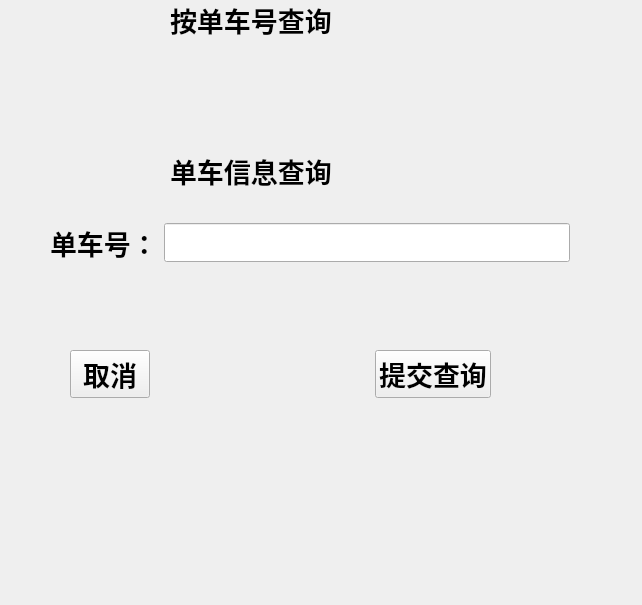
<?xml version="1.0" encoding="UTF-8"?>
<ui version="4.0">
 <class>Form</class>
 <widget class="QWidget" name="Form">
  <property name="geometry">
   <rect>
    <x>0</x>
    <y>0</y>
    <width>642</width>
    <height>605</height>
   </rect>
  </property>
  <property name="windowTitle">
   <string>Form</string>
  </property>
  <widget class="QWidget" name="layoutWidget">
   <property name="geometry">
    <rect>
     <x>50</x>
     <y>220</y>
     <width>520</width>
     <height>46</height>
    </rect>
   </property>
   <layout class="QHBoxLayout" name="horizontalLayout">
    <item>
     <widget class="QLabel" name="label_2">
      <property name="font">
       <font>
        <family>Arial</family>
        <pointsize>20</pointsize>
        <weight>75</weight>
        <bold>true</bold>
       </font>
      </property>
      <property name="text">
       <string>单车号：</string>
      </property>
     </widget>
    </item>
    <item>
     <widget class="QLineEdit" name="lineEdit">
      <property name="font">
       <font>
        <family>Arial</family>
        <pointsize>20</pointsize>
        <weight>75</weight>
        <bold>true</bold>
       </font>
      </property>
      <property name="maxLength">
       <number>20</number>
      </property>
     </widget>
    </item>
   </layout>
  </widget>
  <widget class="QWidget" name="layoutWidget">
   <property name="geometry">
    <rect>
     <x>170</x>
     <y>0</y>
     <width>240</width>
     <height>191</height>
    </rect>
   </property>
   <layout class="QVBoxLayout" name="verticalLayout">
    <item>
     <widget class="QLabel" name="label">
      <property name="font">
       <font>
        <family>Arial</family>
        <pointsize>20</pointsize>
        <weight>75</weight>
        <bold>true</bold>
       </font>
      </property>
      <property name="text">
       <string>按单车号查询</string>
      </property>
     </widget>
    </item>
    <item>
     <spacer name="verticalSpacer">
      <property name="orientation">
       <enum>Qt::Vertical</enum>
      </property>
      <property name="sizeHint" stdset="0">
       <size>
        <width>20</width>
        <height>40</height>
       </size>
      </property>
     </spacer>
    </item>
    <item>
     <widget class="QLabel" name="label_3">
      <property name="font">
       <font>
        <family>Arial</family>
        <pointsize>20</pointsize>
        <weight>75</weight>
        <bold>true</bold>
       </font>
      </property>
      <property name="text">
       <string>单车信息查询</string>
      </property>
     </widget>
    </item>
   </layout>
  </widget>
  <widget class="QWidget" name="layoutWidget">
   <property name="geometry">
    <rect>
     <x>70</x>
     <y>350</y>
     <width>421</width>
     <height>49</height>
    </rect>
   </property>
   <layout class="QHBoxLayout" name="horizontalLayout_2">
    <item>
     <widget class="QPushButton" name="pushButton">
      <property name="font">
       <font>
        <family>Arial</family>
        <pointsize>20</pointsize>
        <weight>75</weight>
        <bold>true</bold>
       </font>
      </property>
      <property name="text">
       <string>取消</string>
      </property>
     </widget>
    </item>
    <item>
     <spacer name="horizontalSpacer">
      <property name="orientation">
       <enum>Qt::Horizontal</enum>
      </property>
      <property name="sizeHint" stdset="0">
       <size>
        <width>40</width>
        <height>20</height>
       </size>
      </property>
     </spacer>
    </item>
    <item>
     <widget class="QPushButton" name="pushButton_2">
      <property name="font">
       <font>
        <family>Arial</family>
        <pointsize>20</pointsize>
        <weight>75</weight>
        <bold>true</bold>
       </font>
      </property>
      <property name="text">
       <string>提交查询</string>
      </property>
     </widget>
    </item>
   </layout>
  </widget>
 </widget>
 <resources/>
 <connections/>
</ui>
